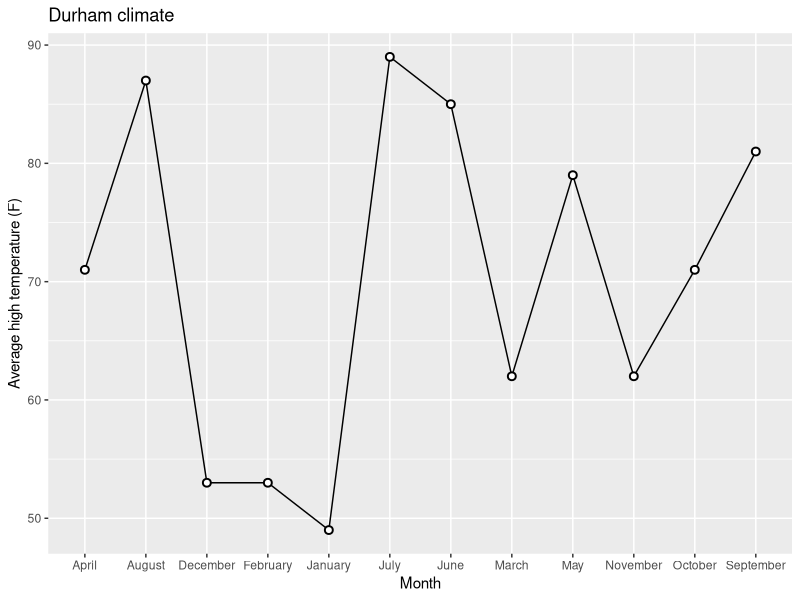
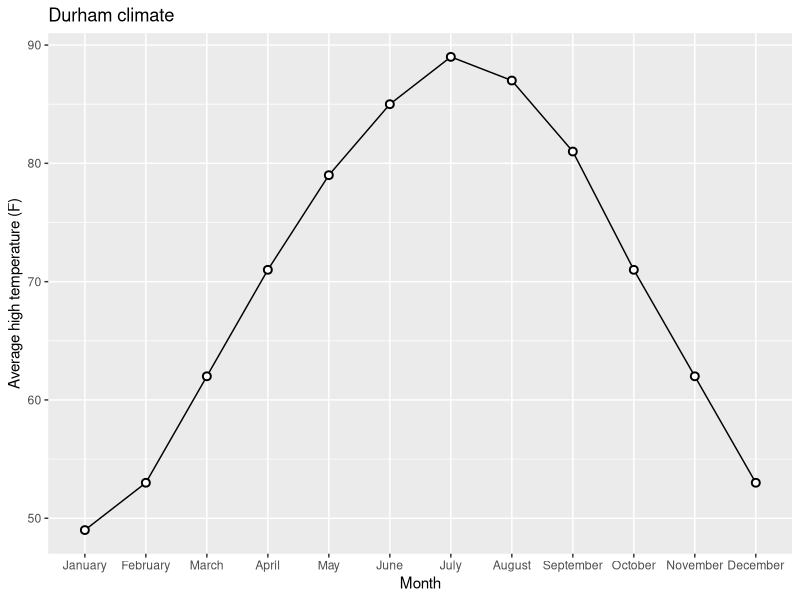

Here is the R script that generated these plots, in order:
## ---- chunk 1
library(tidyverse)
## ---- chunk 2
durham_climate <- read_csv("data/durham-climate.csv")
## ---- chunk 3
durham_climate
## ---- chunk 4
ggplot(
  durham_climate, 
  aes(x = month, y = avg_high_f, group = 1)
  ) +
  geom_line() +
  geom_point(
    shape = "circle filled", size = 2,
    color = "black", fill = "white", stroke = 1
  ) +
  labs(
    x = "Month",
    y = "Average high temperature (F)",
    title = "Durham climate"
  )
## ---- chunk 5

durham_climate <- durham_climate |>
  mutate(month = fct_relevel(month, c("January", "February", "March",
                                      "April", "May", "June", "July", "August", 
                                      "September", "October", "November", "December")))


ggplot(
  durham_climate, 
  aes(x = month, y = avg_high_f, group = 1)
  ) +
  geom_line() +
  geom_point(
    shape = "circle filled", size = 2,
    color = "black", fill = "white", stroke = 1
  ) +
  labs(
    x = "Month",
    y = "Average high temperature (F)",
    title = "Durham climate"
  )

